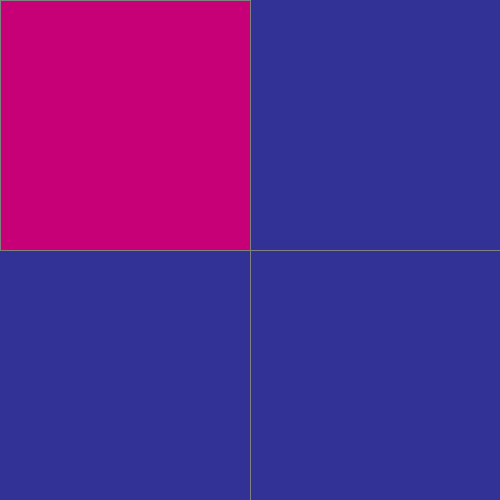
Frame 1 (no input)
Frame 60 (the mouse pressed at the canvas centre just before this capture): identical to frame 1, image omitted
Frame 120 (the mouse held since frame 60 and released just before this capture): identical to frame 1, image omitted

The Processing sketch that drew this single still picture (run headless with seeded random() and noise(); from frame 60 on, the mouse is pressed at the canvas centre):

// Processing sketch: processing_41998
// ── processing_41998.pde


/*
  int circleW = 150;
 int circleH = 150;
 int A = 255;
 int B = 128;
 int C = 0;


 */



float r = 50;
float g = 50;
float b = 150;
//int colorPat = (int) random(
//char mousePos = rect(mouseX,450,75,10);
//mousePos = (mouseX > 2*width/2);

boolean button = false;


void setup () {
  size (500, 500);
  background(r, g, b);
}

void draw (){ 
{
  //  rect(mouseX,450, 75,10);

  // background(r,g,b);
  stroke(128);
  line(width/2, 0, width/2, height);
  line(0, height/2, width, height/2);

  //Top Left Square
//  if (mouseX < width/2 && mouseY < height/2) {
   // if (mouseY < height/2) {
      if (button) {
        fill(200, 255, 10); 
        noStroke();
        rect(0, 0, width/2, height/2);
      } else {
        fill(200,0,120);
        rect(0, 0, width/2, height/2);
    }
   }
}
   




  // Bottom Right Square    
//  if (mouseX > width/2 && mouseY > height/2) {
    //if (mouseY > height/2) {
     // if (mousePressed) {
        //r = r + 1;
     //   fill(0);
       // rect(width/2, height/2, width/2, height/2);


//  }

  // Bottom Left Square
 // if (mouseX < width/2 && mouseY < height) {
    //if (mouseY < height) {
     // if (mousePressed) {
   //     fill(128);
        // rectMode(CENTER);
     //   rect(0, 250,width/2 , height/2);

    
//  }

  //Top Right Square
//  if (mouseX < width && mouseY < height/2) {
   // if (mouseY < height/2) { 
  //    if (mousePressed) {
    //    fill(255);
        // rectMode(CENTER);
     //   rect(250, 0, width/2, height/2);
 


void mousePressed(){
  if (mouseX > 0 && mouseX < 250 && mouseY > 0 && mouseY < 250){ 
    button = !button;
  }  else if (mouseX > 250 && mouseX < 500 && mouseY > 250 && mouseY < 500){
    button = !button;
  }
}

//  }


 // }






  // } else {
  //r = r - 1;
  // fill(128);

/*   
  if (mouseY > height/2) {
    // b = b + 1;
    fill(200);
    //   } else {
    //  b = b - 1;
    //fill(128);
  }
  if (mousePressed) {
    // g = g + 1;
    fill(0);
    // } else {
    //g = g - 1;
    //fill(0);
  }
  r = constrain(r, 0, 255);
  g = constrain(g, 0, 255);
  b = constrain(b, 0, 255);
}    







  
 if(mouseX > width/2) {
 r = r + 1;} 
 else {
 r = r - 1;
 }
 if  (r > 255) {
 r = 200;}
 else if (r < 0) {
 r = 0;
 
 
 
 
 
 
 
 //Bottom Rectangle  
 
 }
 if (mouseX < width/3) {
 rect(mouseX,450,75,10);
 } else if (mouseX < 2*width/3){
 rect(mouseX, 450, 75,10);
 } else{
 rect(mouseX,450,75,10);
 }
 */







/* ellipseMode (CENTER);
 fill(255,255,0);
 ellipse(125, 100, circleW, circleH);
 ellipse(125, 400, circleW, circleH);
 ellipse(375, 100, circleW, circleH);
 ellipse(375, 400, circleW, circleH);
 
 //rectangle
 rectMode (CENTER);
 rect(width/2,height/2, mouseX+10,mouseY+10);
 
 
 // lines 
 beginShape (LINES);
 vertex (0,500);
 vertex (250,250);
 vertex (500,500);
 vertex (250,250);
 vertex (250,0);
 vertex (250,250);
 
 endShape(CLOSE);
 
 
 float grade = random(0,100);
 if (mouseX < width/3){
 background(A);
 }else if (mouseX< 2*width/3){
 background(B);
 }else {
 background(C);
 }
 
 int x = 5;
 println("x is now: " + x);
 if (x == 5) {
 x = 6;
 } else if (x == 6) {
 x = 5;
 }
 println( "x is now: " + x);
 */
